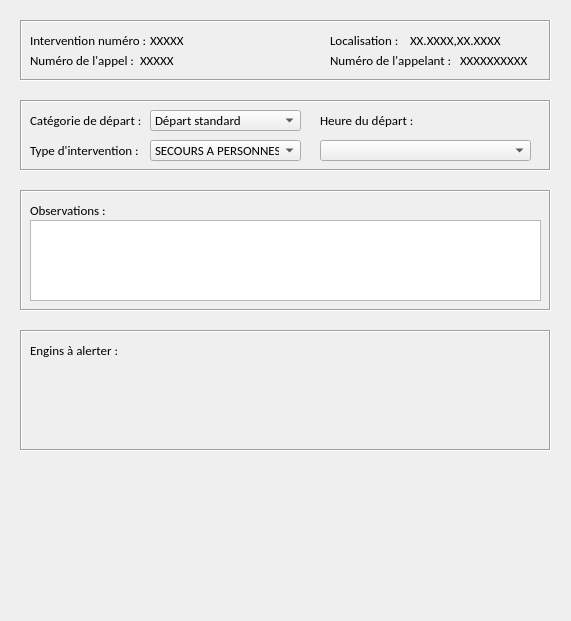
<?xml version="1.0" encoding="UTF-8"?>
<ui version="4.0">
 <class>FormDepart</class>
 <widget class="QDialog" name="FormDepart">
  <property name="geometry">
   <rect>
    <x>0</x>
    <y>0</y>
    <width>571</width>
    <height>621</height>
   </rect>
  </property>
  <property name="font">
   <font>
    <family>Calibri</family>
    <pointsize>10</pointsize>
   </font>
  </property>
  <property name="windowTitle">
   <string>Dialog</string>
  </property>
  <widget class="QLabel" name="label">
   <property name="geometry">
    <rect>
     <x>30</x>
     <y>30</y>
     <width>121</width>
     <height>21</height>
    </rect>
   </property>
   <property name="text">
    <string>Intervention numéro :</string>
   </property>
  </widget>
  <widget class="QLabel" name="label_2">
   <property name="geometry">
    <rect>
     <x>150</x>
     <y>30</y>
     <width>41</width>
     <height>21</height>
    </rect>
   </property>
   <property name="text">
    <string>XXXXX</string>
   </property>
  </widget>
  <widget class="QLabel" name="label_3">
   <property name="geometry">
    <rect>
     <x>30</x>
     <y>50</y>
     <width>111</width>
     <height>21</height>
    </rect>
   </property>
   <property name="text">
    <string>Numéro de l'appel :</string>
   </property>
  </widget>
  <widget class="QLabel" name="label_4">
   <property name="geometry">
    <rect>
     <x>330</x>
     <y>50</y>
     <width>131</width>
     <height>21</height>
    </rect>
   </property>
   <property name="text">
    <string>Numéro de l'appelant :</string>
   </property>
  </widget>
  <widget class="QLabel" name="label_5">
   <property name="geometry">
    <rect>
     <x>140</x>
     <y>50</y>
     <width>41</width>
     <height>21</height>
    </rect>
   </property>
   <property name="text">
    <string>XXXXX</string>
   </property>
  </widget>
  <widget class="QLabel" name="label_6">
   <property name="geometry">
    <rect>
     <x>460</x>
     <y>50</y>
     <width>81</width>
     <height>21</height>
    </rect>
   </property>
   <property name="text">
    <string>XXXXXXXXXX</string>
   </property>
  </widget>
  <widget class="QLabel" name="label_7">
   <property name="geometry">
    <rect>
     <x>330</x>
     <y>30</y>
     <width>81</width>
     <height>21</height>
    </rect>
   </property>
   <property name="text">
    <string>Localisation :</string>
   </property>
  </widget>
  <widget class="QLabel" name="label_8">
   <property name="geometry">
    <rect>
     <x>410</x>
     <y>30</y>
     <width>101</width>
     <height>21</height>
    </rect>
   </property>
   <property name="text">
    <string>XX.XXXX,XX.XXXX</string>
   </property>
  </widget>
  <widget class="QLabel" name="label_9">
   <property name="geometry">
    <rect>
     <x>20</x>
     <y>20</y>
     <width>531</width>
     <height>61</height>
    </rect>
   </property>
   <property name="frameShape">
    <enum>QFrame::Box</enum>
   </property>
   <property name="frameShadow">
    <enum>QFrame::Sunken</enum>
   </property>
   <property name="text">
    <string/>
   </property>
  </widget>
  <widget class="QLabel" name="label_10">
   <property name="geometry">
    <rect>
     <x>20</x>
     <y>100</y>
     <width>531</width>
     <height>71</height>
    </rect>
   </property>
   <property name="frameShape">
    <enum>QFrame::Box</enum>
   </property>
   <property name="frameShadow">
    <enum>QFrame::Sunken</enum>
   </property>
   <property name="text">
    <string/>
   </property>
  </widget>
  <widget class="QLabel" name="label_11">
   <property name="geometry">
    <rect>
     <x>30</x>
     <y>110</y>
     <width>121</width>
     <height>21</height>
    </rect>
   </property>
   <property name="text">
    <string>Catégorie de départ :</string>
   </property>
  </widget>
  <widget class="QLabel" name="label_12">
   <property name="geometry">
    <rect>
     <x>30</x>
     <y>140</y>
     <width>141</width>
     <height>21</height>
    </rect>
   </property>
   <property name="text">
    <string>Type d'intervention :</string>
   </property>
  </widget>
  <widget class="QComboBox" name="comboBox">
   <property name="geometry">
    <rect>
     <x>150</x>
     <y>110</y>
     <width>151</width>
     <height>21</height>
    </rect>
   </property>
   <item>
    <property name="text">
     <string>Départ standard</string>
    </property>
   </item>
   <item>
    <property name="text">
     <string>Renfort standard</string>
    </property>
   </item>
  </widget>
  <widget class="QComboBox" name="comboBoxTypeInter1">
   <property name="geometry">
    <rect>
     <x>150</x>
     <y>140</y>
     <width>151</width>
     <height>21</height>
    </rect>
   </property>
   <item>
    <property name="text">
     <string>SECOURS A PERSONNES</string>
    </property>
   </item>
   <item>
    <property name="text">
     <string>OPERATIONS DIVERSES</string>
    </property>
   </item>
   <item>
    <property name="text">
     <string>INCENDIE URBAIN</string>
    </property>
   </item>
   <item>
    <property name="text">
     <string>FEU DE FORET</string>
    </property>
   </item>
   <item>
    <property name="text">
     <string>RECONAISSANCE</string>
    </property>
   </item>
  </widget>
  <widget class="QComboBox" name="comboBoxTypeInter2">
   <property name="geometry">
    <rect>
     <x>320</x>
     <y>140</y>
     <width>211</width>
     <height>21</height>
    </rect>
   </property>
  </widget>
  <widget class="QLabel" name="label_13">
   <property name="geometry">
    <rect>
     <x>320</x>
     <y>110</y>
     <width>101</width>
     <height>21</height>
    </rect>
   </property>
   <property name="text">
    <string>Heure du départ :</string>
   </property>
  </widget>
  <widget class="QLabel" name="label_14">
   <property name="geometry">
    <rect>
     <x>20</x>
     <y>190</y>
     <width>531</width>
     <height>121</height>
    </rect>
   </property>
   <property name="frameShape">
    <enum>QFrame::Box</enum>
   </property>
   <property name="frameShadow">
    <enum>QFrame::Sunken</enum>
   </property>
   <property name="text">
    <string/>
   </property>
  </widget>
  <widget class="QTextEdit" name="textEdit">
   <property name="geometry">
    <rect>
     <x>30</x>
     <y>220</y>
     <width>511</width>
     <height>81</height>
    </rect>
   </property>
  </widget>
  <widget class="QLabel" name="label_15">
   <property name="geometry">
    <rect>
     <x>30</x>
     <y>200</y>
     <width>81</width>
     <height>21</height>
    </rect>
   </property>
   <property name="text">
    <string>Observations :</string>
   </property>
  </widget>
  <widget class="QLabel" name="label_16">
   <property name="geometry">
    <rect>
     <x>20</x>
     <y>330</y>
     <width>531</width>
     <height>121</height>
    </rect>
   </property>
   <property name="frameShape">
    <enum>QFrame::Box</enum>
   </property>
   <property name="frameShadow">
    <enum>QFrame::Sunken</enum>
   </property>
   <property name="text">
    <string/>
   </property>
  </widget>
  <widget class="QLabel" name="label_17">
   <property name="geometry">
    <rect>
     <x>30</x>
     <y>340</y>
     <width>91</width>
     <height>21</height>
    </rect>
   </property>
   <property name="text">
    <string>Engins à alerter :</string>
   </property>
  </widget>
  <zorder>label_9</zorder>
  <zorder>label</zorder>
  <zorder>label_2</zorder>
  <zorder>label_3</zorder>
  <zorder>label_4</zorder>
  <zorder>label_5</zorder>
  <zorder>label_6</zorder>
  <zorder>label_7</zorder>
  <zorder>label_8</zorder>
  <zorder>label_10</zorder>
  <zorder>label_11</zorder>
  <zorder>label_12</zorder>
  <zorder>comboBox</zorder>
  <zorder>comboBoxTypeInter1</zorder>
  <zorder>comboBoxTypeInter2</zorder>
  <zorder>label_13</zorder>
  <zorder>label_14</zorder>
  <zorder>textEdit</zorder>
  <zorder>label_15</zorder>
  <zorder>label_16</zorder>
  <zorder>label_17</zorder>
 </widget>
 <resources/>
 <connections/>
</ui>
